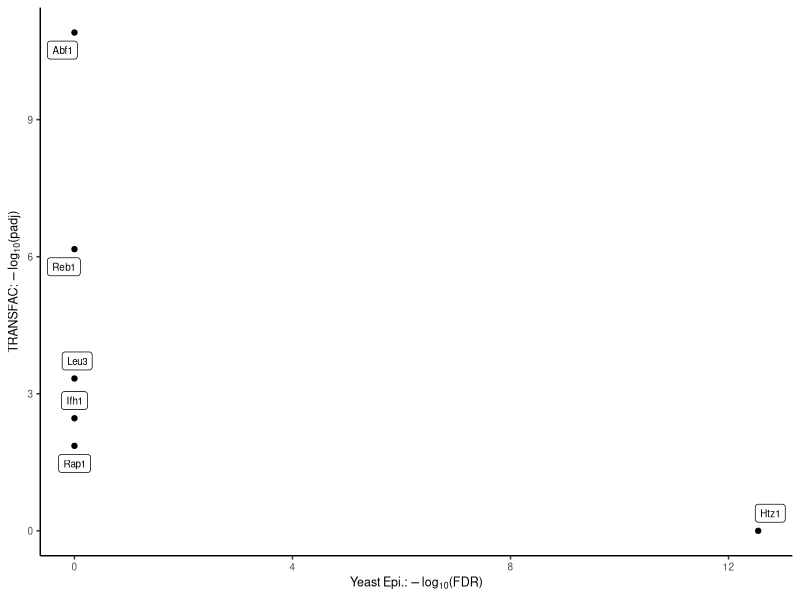
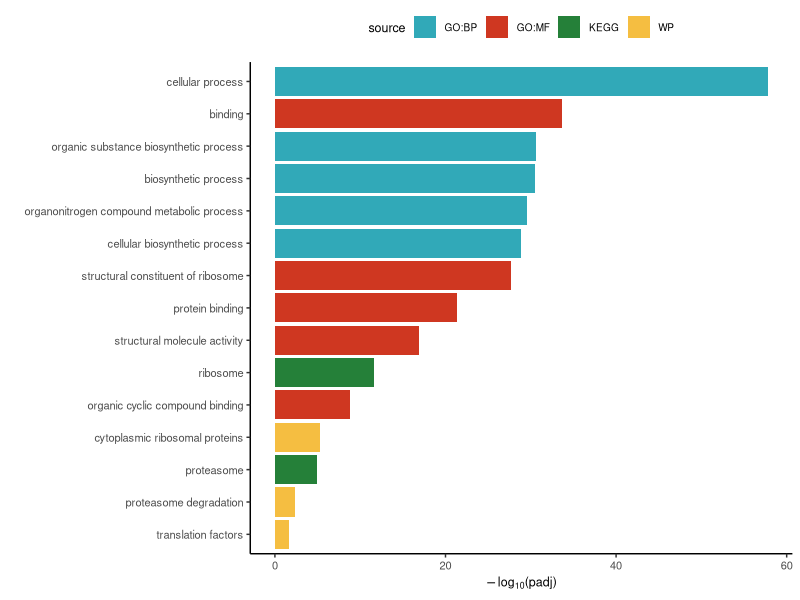

R code for these plots, in order:
rm(list = ls())

library(tidyverse)
library(RColorBrewer)
library(ggrepel)


# upload table with residence times and replace <1 min with a random number between 0-1
# make class labels
resTimes = read.csv("data/residence_times_all.csv") %>% 
  dplyr::select(c(gene, TFIIF)) %>% 
  drop_na() %>% 
  distinct()

plotResTime = resTimes %>% 
  mutate(randNum = runif(nrow(resTimes), min=0, max=1)) %>% 
  mutate(TFIIF = ifelse(TFIIF == "<1", randNum, as.numeric(TFIIF))) %>% 
  dplyr::select(gene, TFIIF)


# upload residence time table - select TFIIF 
# and separate those into long-lived (5 min thresh.) or not
# extract the short-lived TFIIF genes
shortTFIIF = plotResTime %>% 
  mutate(shortTFIIF = ifelse(TFIIF <5, "yes", "no")) %>% 
  mutate(shortTFIIF = factor(shortTFIIF, levels = c("yes", "no")))
#write.table(shortTFIIF$gene,"data/analysis/short_TFIIF/genes.txt", quote = F,row.names = F, col.names = F)

# paste the lists of long lived and short lived genes to g:Profiler
# upload results from g:Profiler: TF targets (for duplicated results from g:Profiler 
# pick the one with the most significant enrichment)
gprofiler = read.csv("data/analysis/short_TFIIF/gProfiler.csv") %>% 
  dplyr::filter(source == "TF") %>% 
  separate(term_name, into = c("toss", "TF"), sep = ": ", extra = "drop") %>% 
  dplyr::select(-toss) %>% 
  separate(TF, into = c("TF", "toss"), sep = ";", extra = "drop") %>% 
  dplyr::select(-toss) %>% 
  mutate(TF = ifelse(endsWith(TF, "p"), str_sub(TF, end = -2), TF)) %>% 
  group_by(TF) %>% 
  dplyr::slice(which.max(negative_log10_of_adjusted_p_value)) %>% 
  dplyr::select(TF, negative_log10_of_adjusted_p_value)%>% 
  mutate(TF = str_to_title(TF))

# compare results from  significant TF target enrichment (Yeats Epigeneome database gene targets): 
# these were generated analogously with "figS7f_TFIIF_shortLived_YeastEpi_enrichment.R") 
# and compare to results from g:Profiler
sigRes = read.csv("data/analysis/short_TFIIF/sigTFenrichment.csv")
plotRes = sigRes %>% 
  dplyr::select(TF, logFDR) %>% 
  mutate(TF = str_to_title(TF)) %>% 
  full_join(gprofiler) %>% 
  replace_na(list(negative_log10_of_adjusted_p_value = 0, logFDR = 0))

# plot results from g:Profiler "validated" with our TF enrichment results
p = ggplot(plotRes, aes(x = logFDR, y = negative_log10_of_adjusted_p_value))
p +geom_point() +
  theme_classic() +
  geom_label_repel(aes(label = TF),
                   box.padding   = 0.35,
                   point.padding = 0.5,
                   segment.color = 'grey50', size = 2.5) +
  ylab(expression(paste("TRANSFAC: ",-log[10],"(padj)")))+
  xlab(expression(paste("Yeast Epi.: ",-log[10],"(FDR)"))) +
  theme(panel.background = element_rect(fill = "transparent"), # bg of the panel
        plot.background = element_rect(fill = "transparent", color = NA),
        text = element_text(size=9))
#ggsave("figures/panels/figS7/compare_shortTFIIF_gProfiler_and_myEnrichmnet.pdf", width = 5, height = 5, units = "cm")


# upload pathway results from g:Profiler (get maximum top 5 from each database)
pathways = read.csv("data/analysis/short_TFIIF/gProfiler.csv") %>% 
  dplyr::filter(source %in% c("GO:BP", "GO:MF", "KEGG", "WP")) %>% 
  group_by(source) %>% 
  arrange(desc(negative_log10_of_adjusted_p_value)) %>% 
  dplyr::slice(1:5) %>% 
  ungroup() %>% 
  mutate(term_name = tolower(term_name)) %>% 
  mutate(term_name = fct_reorder(term_name,negative_log10_of_adjusted_p_value)) 

#plot
p = ggplot(pathways, aes(y = fct_reorder(term_name,negative_log10_of_adjusted_p_value), 
                         x = negative_log10_of_adjusted_p_value, fill = source))
p + geom_bar(stat= "identity") +
  theme_classic() +
  #theme(axis.text.x = element_text(angle = 45, vjust = 0.5, hjust=1))+
  scale_fill_manual(values = c("#31A9B8", "#CF3721", "#258039", "#F5BE41")) +
  ylab("")+
  xlab(expression(paste(-log[10],"(padj)"))) +
  theme(panel.background = element_rect(fill = "transparent"), # bg of the panel
        plot.background = element_rect(fill = "transparent", color = NA),
        text = element_text(size=9),
        axis.text=element_text(size=8), legend.position = "top") 
#ggsave("figures/panels/figS7/TFIIF_shortLived_gProfiler.pdf", width = 9, height = 7, units = "cm")
